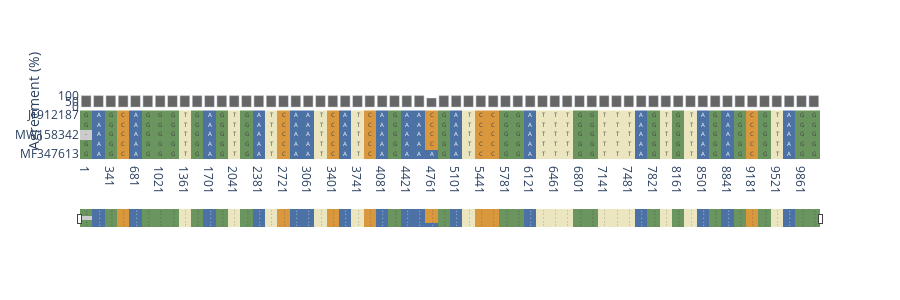

The code cell stored with this chart in its notebook:
### Markdown cell above
## 4. Plotly with Consensus Bar

Heatmap with consensus information displayed as a bar chart above the alignment:

### Code cell
# Method 4: Plotly with Consensus Bar
print("📊📈 Plotly with Consensus:")
config = DisplayConfig(
    nseqs=5,
    ncols=60,
    as_plotly=True,
    show_consensus=True,
    consensus_ignore_gaps=False
)
AlignmentViewer.display_alignment("../data/alignment.fasta", config=config)

### Figure 1 — Plotly figure (JSON) as saved in the notebook; plotly's stock layout.template omitted (floating-point values rounded to 4 significant figures; data arrays with more than 128 entries replaced by an {"elided": "..."} marker saying what was removed)
{"data": [{"hovertemplate": "Position: %{x}<br>Agreement: %{y:.1f}%<extra></extra>", "marker": {"color": "#666666"}, "name": "Consensus Agreement (%)", "type": "bar", "x": ["1", "171", "341", "511", "681", "851", "1021", "1191", "1361", "1531", "1701", "1871", "2041", "2211", "2381", "2551", "2721", "2891", "3061", "3231", "3401", "3571", "3741", "3911", "4081", "4251", "4421", "4591", "4761", "4931", "5101", "5271", "5441", "5611", "5781", "5951", "6121", "6291", "6461", "6631", "6801", "6971", "7141", "7311", "7481", "7651", "7821", "7991", "8161", "8331", "8501", "8671", "8841", "9011", "9181", "9351", "9521", "9691", "9861", "10031"], "xaxis": "x", "y": [100, 100, 100, 100, 100, 100, 100, 100, 100, 100, 100, 100, 100, 100, 100, 100, 100, 100, 100, 100, 100, 100, 100, 100, 100, 100, 100, 100, 80, 100, 100, 100, 100, 100, 100, 100, 100, 100, 100, 100, 100, 100, 100, 100, 100, 100, 100, 100, 100, 100, 100, 100, 100, 100, 100, 100, 100, 100, 100, 100], "yaxis": "y"}, {"colorscale": [[0, "#4c72a5"], [0.2, "#48a365"], [0.4, "#d0694a"], [0.6, "#e1c72f"], [0.8, "#f0f0f0"], [1, "#cccccc"]], "hovertemplate": "Sequence: %{y}<br>Position: %{x}<br>Nucleotide: %{text}<extra></extra>", "showscale": false, "text": {"elided": "5x60 str values"}, "texttemplate": "%{text}", "type": "heatmap", "x": ["1", "171", "341", "511", "681", "851", "1021", "1191", "1361", "1531", "1701", "1871", "2041", "2211", "2381", "2551", "2721", "2891", "3061", "3231", "3401", "3571", "3741", "3911", "4081", "4251", "4421", "4591", "4761", "4931", "5101", "5271", "5441", "5611", "5781", "5951", "6121", "6291", "6461", "6631", "6801", "6971", "7141", "7311", "7481", "7651", "7821", "7991", "8161", "8331", "8501", "8671", "8841", "9011", "9181", "9351", "9521", "9691", "9861", "10031"], "xaxis": "x2", "y": ["MF347613", "JF912189", "MW158342", "JF912188", "JF912187"], "yaxis": "y2", "z": {"elided": "5x60 int values"}}], "layout": {"height": 300, "paper_bgcolor": "white", "plot_bgcolor": "white", "showlegend": false, "xaxis": {"anchor": "y", "domain": [0, 1], "matches": "x2", "showticklabels": false}, "xaxis2": {"anchor": "y2", "domain": [0, 1], "rangeslider": {"visible": true}}, "yaxis": {"anchor": "x", "domain": [0.81, 1], "title": {"text": "Agreement (%)"}}, "yaxis2": {"anchor": "x2", "domain": [0, 0.76]}}}
